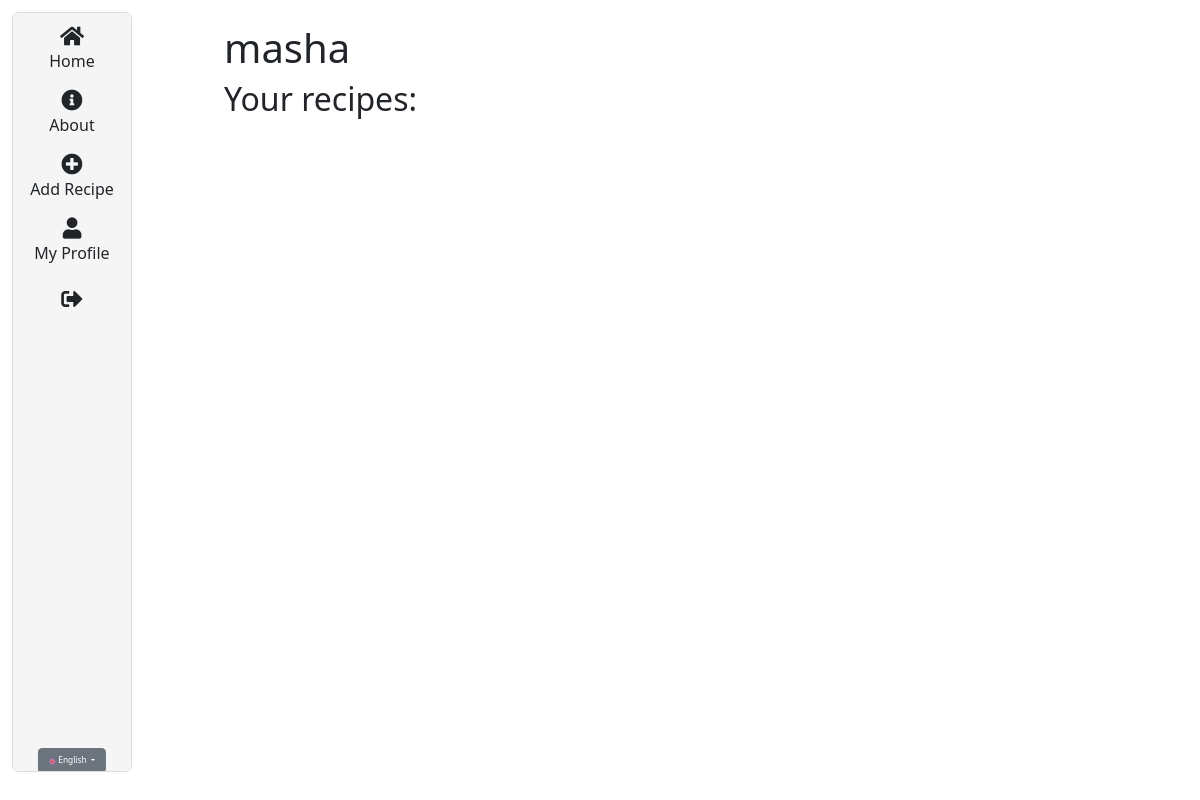
Before: /en/profile/ (signed in) with the older database file.
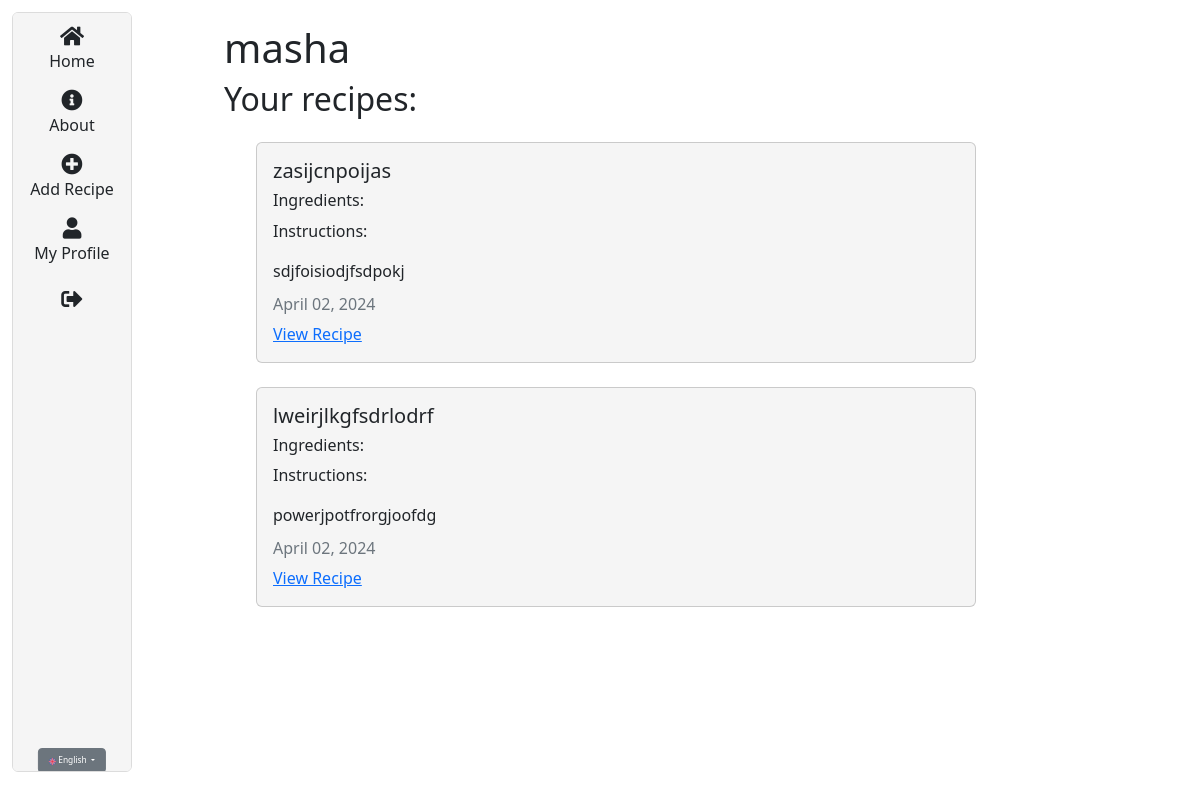
After: the same page with the newer database file.
### recipes/models.py (models this page shows, shortened)
class Recipe(models.Model):
  title = models.CharField(max_length=100)
  description = RichTextField(blank=True, null=True)
  author = models.ForeignKey(User, on_delete=models.CASCADE)
  created_at = models.DateTimeField(auto_now_add=True)
  updated_at = models.DateTimeField(auto_now=True)
  ingredients = models.ManyToManyField(Ingredient)
  likes = models.ManyToManyField(User, related_name='blog_posts')

### users/views.py (the view)
# urls.py: path('profile/', user_views.profile, name="user-profile"),
def profile(request):
  user = request.user
  recipes = Recipe.objects.filter(author=user)
  return render(request, 'users/profile.html', {'recipes': recipes})

### users/templates/users/profile.html (shortened to what this page needs)
{% extends "recipes/box.html" %}
{% load crispy_forms_tags %}
{% load i18n %}
{% block content %}
<div class="container">
  <h1>{{ user.username }}</h1>
  <h2>{% trans "Your recipes:" %}</h2>
  <ul>
    {% for recipe in recipes %}
    <div class="card my-4">
      <div class="card-body">
        <h5 class="card-title">{{ recipe.title }}</h5>
        <h6>{% trans "Ingredients:" %}</h6>
        <p class="card-text">{% trans "Instructions:" %} {{ recipe.description | safe }}</p>
        <h6 class="card-subtitle mb-2 text-muted">
          {{ recipe.updated_at|date:"F d, Y" }}
        </h6>
        <a href="{% url 'recipes-detail' recipe.pk %}" class="card-link"
          >{% trans "View Recipe" %}</a
        >
      </div>
    </div>
    {% endfor %}
  </ul>
</div>
{% endblock content %}

Changed rows visible on the page:
added Recipe: title "zasijcnpoijas", description "sdjfoisiodjfsdpokj", updated_at "April 02, 2024"
added Recipe: title "lweirjlkgfsdrlodrf", description "powerjpotfrorgjoofdg", updated_at "April 02, 2024"
